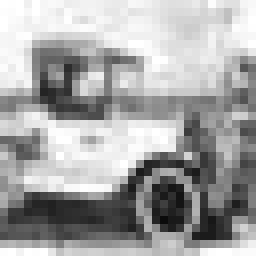
#> input picture images/CIFAR-10-images/test/automobile/0002.jpg, 32 x 32 px, found by its file name (shown 8 times larger)
$ python lowpass_filter.py
#> lines starting #> are read from the running program, lines starting #| are printed output that depends on the picture
import numpy as np
from PIL import Image
import matplotlib.pyplot as plt
from typing import Tuple

class LowPassFilter:
    """
    A class to apply different types of low-pass filters for image smoothing.
    Includes:
    - Mean Filter
    - Median Filter
    - Gaussian Filter
    """

    @staticmethod
    def mean_filter(image: np.ndarray, kernel_size: Tuple[int, int]) -> np.ndarray:
        """
        Apply mean (average) filter to the image.

        Args:
            image (np.ndarray): Input grayscale image.
            kernel_size (Tuple[int, int]): Size of the filtering kernel.

        Returns:
            np.ndarray: Filtered image.
        """
#> called with kernel_size = (5, 5)
        # 获取核大小
        k_h, k_w = kernel_size
        padded_image = np.pad(image, ((k_h // 2, k_h // 2), (k_w // 2, k_w // 2)), mode='constant', constant_values=0)
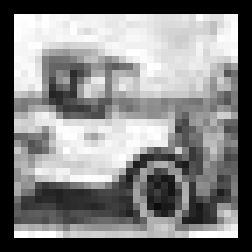
#> padded_image: shape (36, 36) (shown 7 times larger); min 0, max 255, mean 130.7
        filtered_image = np.zeros_like(image, dtype=np.float32)

        # 遍历图像
        for i in range(image.shape[0]):
            for j in range(image.shape[1]):
                region = padded_image[i:i + k_h, j:j + k_w]
                filtered_image[i, j] = np.mean(region)
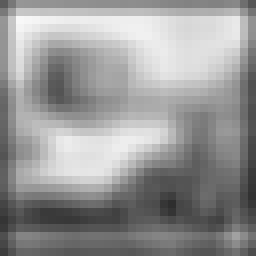
#> filtered_image: shape (32, 32) float32 (shown 8 times larger); min 46.96, max 248.9, mean 151.1

        return np.clip(filtered_image, 0, 255).astype(np.uint8)

    @staticmethod
    def median_filter(image: np.ndarray, kernel_size: int) -> np.ndarray:
        """
        Apply median filter to the image.

        Args:
            image (np.ndarray): Input grayscale image.
            kernel_size (int): Size of the filtering kernel (assumed square).

        Returns:
            np.ndarray: Filtered image.
        """
#> called with kernel_size = 5
        k = kernel_size
        padded_image = np.pad(image, ((k // 2, k // 2), (k // 2, k // 2)), mode='constant', constant_values=0)
        filtered_image = np.zeros_like(image, dtype=np.uint8)

        # 遍历图像
        for i in range(image.shape[0]):
            for j in range(image.shape[1]):
                region = padded_image[i:i + k, j:j + k]
                filtered_image[i, j] = np.median(region)
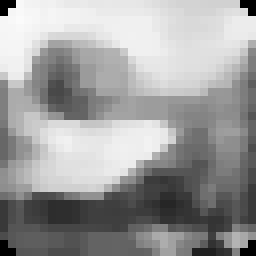
#> filtered_image: shape (32, 32) (shown 8 times larger); min 0, max 251, mean 156.2

        return filtered_image

    @staticmethod
    def gaussian_filter(image: np.ndarray, kernel_size: Tuple[int, int], sigma: float) -> np.ndarray:
        """
        Apply Gaussian filter to the image.

        Args:
            image (np.ndarray): Input grayscale image.
            kernel_size (Tuple[int, int]): Size of the Gaussian kernel.
            sigma (float): Standard deviation of the Gaussian kernel.

        Returns:
            np.ndarray: Filtered image.
        """
#> called with kernel_size = (5, 5), sigma = 1
        k_h, k_w = kernel_size
        y, x = np.mgrid[-k_h // 2 + 1:k_h // 2 + 1, -k_w // 2 + 1:k_w // 2 + 1]
        gaussian_kernel = np.exp(-(x**2 + y**2) / (2 * sigma**2))
        gaussian_kernel /= gaussian_kernel.sum()

        padded_image = np.pad(image, ((k_h // 2, k_h // 2), (k_w // 2, k_w // 2)), mode='constant', constant_values=0)
        filtered_image = np.zeros_like(image, dtype=np.float32)

        # 遍历图像
        for i in range(image.shape[0]):
            for j in range(image.shape[1]):
                region = padded_image[i:i + k_h, j:j + k_w]
                filtered_image[i, j] = np.sum(region * gaussian_kernel)
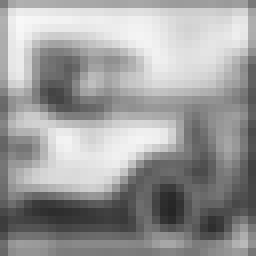
#> filtered_image: shape (32, 32) float32 (shown 8 times larger); min 37.64, max 248.5, mean 156.7

        return np.clip(filtered_image, 0, 255).astype(np.uint8)

# 工业场景示例
if __name__ == "__main__":
    # 加载灰度图像
    image_path = "images/CIFAR-10-images/train/automobile/0002.jpg"  # 替换为实际图像路径
    pil_image = Image.open(image_path).convert("L")
    input_image = np.array(pil_image, dtype=np.uint8)

    # 显示原始图像
    plt.figure(figsize=(12, 8))
    plt.subplot(2, 2, 1)
    plt.imshow(input_image, cmap="gray")
    plt.title("Original Image")
    plt.axis("off")

    # 应用均值滤波器
    mean_filtered = LowPassFilter.mean_filter(input_image, kernel_size=(5, 5))
    plt.subplot(2, 2, 2)
    plt.imshow(mean_filtered, cmap="gray")
    plt.title("Mean Filter")
    plt.axis("off")

    # 应用中值滤波器
    median_filtered = LowPassFilter.median_filter(input_image, kernel_size=5)
    plt.subplot(2, 2, 3)
    plt.imshow(median_filtered, cmap="gray")
    plt.title("Median Filter")
    plt.axis("off")

    # 应用高斯滤波器
    gaussian_filtered = LowPassFilter.gaussian_filter(input_image, kernel_size=(5, 5), sigma=1.0)
    plt.subplot(2, 2, 4)
    plt.imshow(gaussian_filtered, cmap="gray")
    plt.title("Gaussian Filter")
    plt.axis("off")

    # 显示结果
    plt.tight_layout()
    plt.show()
